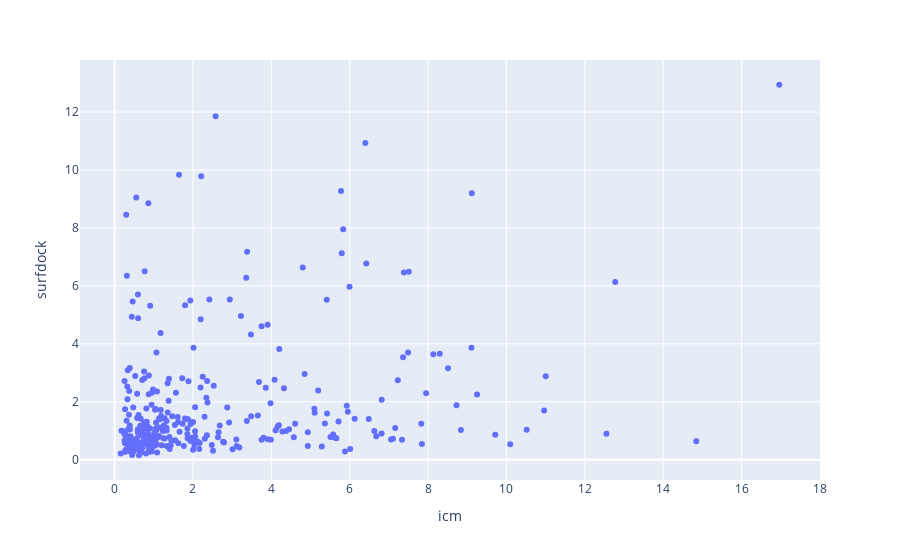

Write notebook code for a chart like this one.
### Code cell
fig = px.scatter(
    pivot_df,
    x="icm",
    y="surfdock",
    hover_name=pivot_df.index
)
fig.show()

### Figure 1 — Plotly figure (JSON) as saved in the notebook; plotly's stock layout.template omitted (floating-point values rounded to 4 significant figures; data arrays with more than 128 entries replaced by an {"elided": "..."} marker saying what was removed)
{"data": [{"hovertemplate": "<b>%{hovertext}</b><br><br>icm=%{x}<br>surfdock=%{y}<extra></extra>", "hovertext": {"elided": "473 str values"}, "legendgroup": "", "marker": {"color": "#636efa", "symbol": "circle"}, "mode": "markers", "name": "", "orientation": "v", "showlegend": false, "type": "scatter", "x": {"elided": "473 float values"}, "xaxis": "x", "y": {"elided": "473 float values"}, "yaxis": "y"}], "layout": {"legend": {"tracegroupgap": 0}, "margin": {"t": 60}, "xaxis": {"anchor": "y", "domain": [0, 1], "title": {"text": "icm"}}, "yaxis": {"anchor": "x", "domain": [0, 1], "title": {"text": "surfdock"}}}}
